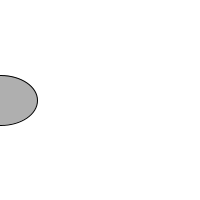
Frame 1 (no input)
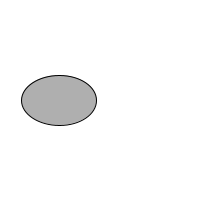
Frame 60 (the mouse pressed at the canvas centre just before this capture)
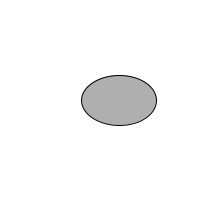
Frame 120 (the mouse held since frame 60 and released just before this capture)

The Processing sketch that drew these frames (run headless with seeded random() and noise(); from frame 60 on, the mouse is pressed at the canvas centre):

// Processing sketch: day_1_1
// ── day_1_1.pde
int circleX = 0;//declare varible and assign value to circleX
int circleV = 100; //declare varible and assign value to circleV

void setup(){
  size(200,200);
 }
 void draw(){
 background(255); //draw *background* color
   stroke(0); //circle outline color
   fill(175); //circle inside color 
   ellipse(circleX,circleV,75,50); //draw circle
   
   //ellipse(x position, V positin,radius, X, radius V)
 //circle = circleX +1; //incremrnting varible +1 or -2
 circleX++;
 }
